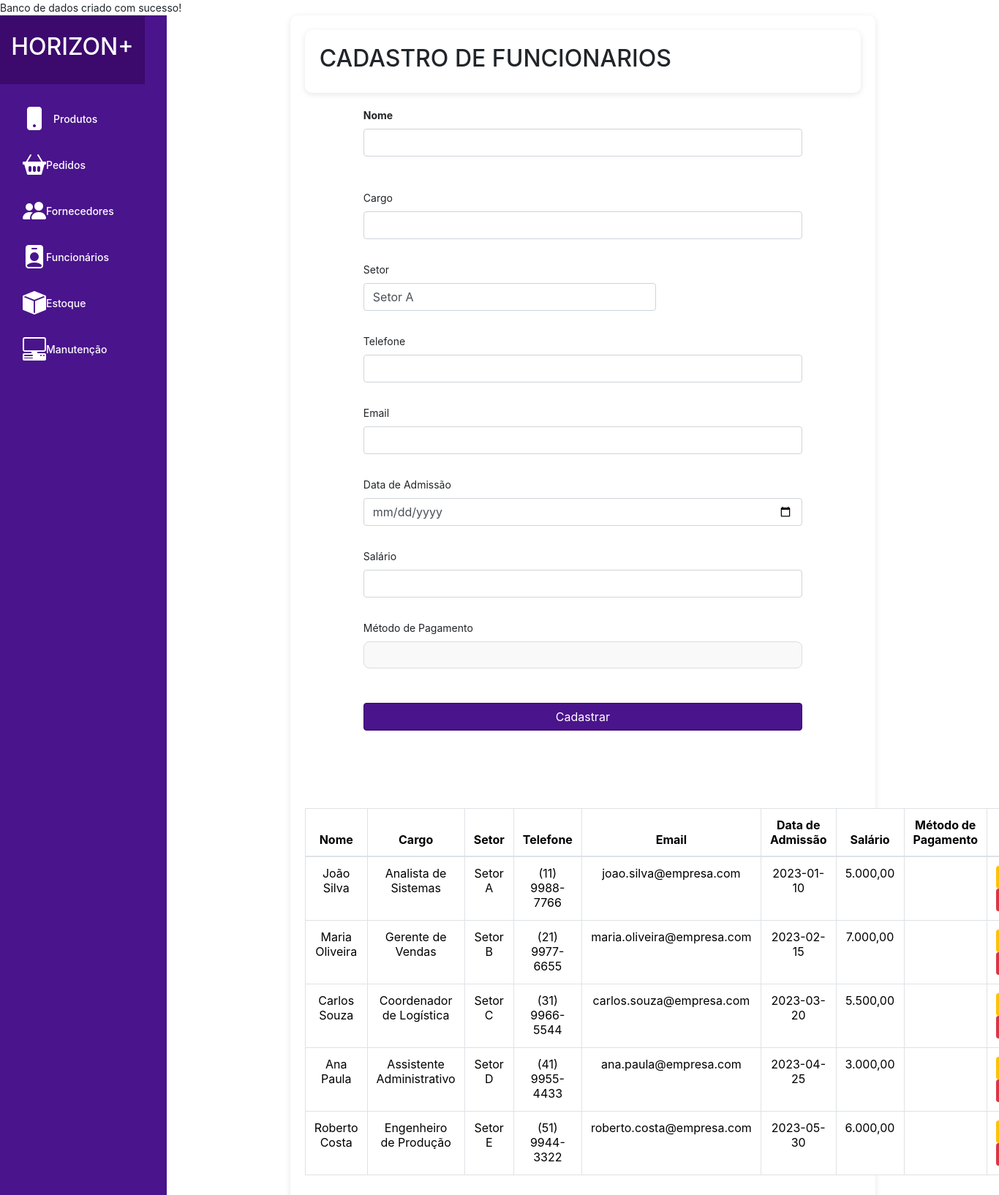
The app's page /funcionarios.php, older data.
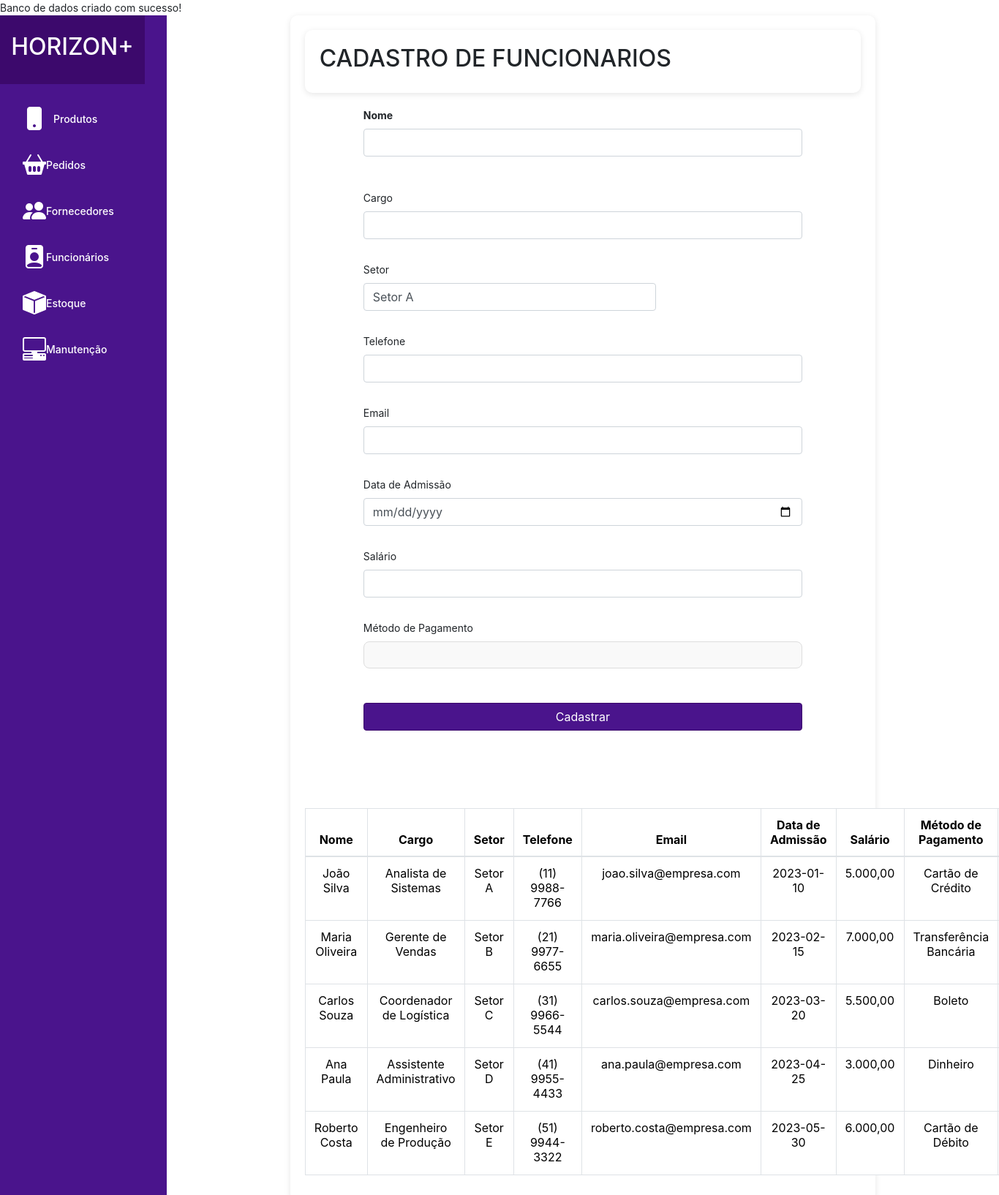
The same page, newer data.
### tables this page shows
CREATE TABLE IF NOT EXISTS funcionarios (
    funcionario_id INT(11) AUTO_INCREMENT PRIMARY KEY,
    nome VARCHAR(100) NOT NULL,
    cargo VARCHAR(50) NOT NULL,
    setor_id INT NOT NULL,
    telefone VARCHAR(20),
    email VARCHAR(100) NOT NULL,
    data_admissao DATE NOT NULL,
    salario VARCHAR(20),
    metodo_pagamento VARCHAR(500),
    FOREIGN KEY (setor_id) REFERENCES setores(setor_id)
);

CREATE TABLE IF NOT EXISTS setores (
    setor_id INT(11) AUTO_INCREMENT PRIMARY KEY,
    nome VARCHAR(100) NOT NULL,
    descricao TEXT
);

### funcionarios.php (the view, shortened to what this page needs)
<?php
include 'config.php';
$sql_setores = "SELECT * FROM setores";
$stmt_setores = $conn->prepare($sql_setores);
$stmt_setores->execute();
$result_setores = $stmt_setores->fetchAll(PDO::FETCH_ASSOC);
$sql_funcionarios = "SELECT f.funcionario_id, f.nome, f.cargo, s.nome AS setor, f.telefone, f.email, f.data_admissao, f.salario, f.metodo_pagamento
FROM funcionarios f
JOIN setores s ON f.setor_id = s.setor_id";
$stmt_funcionarios = $conn->prepare($sql_funcionarios);
$stmt_funcionarios->execute();
$result_funcionarios = $stmt_funcionarios->fetchAll(PDO::FETCH_ASSOC);
?>
<!DOCTYPE html>
<html lang="pt-br">
<head>
    <link rel="stylesheet" href="src/css/styles.css">
    <link href="https://cdn.jsdelivr.net/npm/bootstrap@5.3.3/dist/css/bootstrap.min.css" rel="stylesheet">
    <link href="https://stackpath.bootstrapcdn.com/bootstrap/4.5.2/css/bootstrap.min.css" rel="stylesheet">
    <link rel="stylesheet" href="https://cdnjs.cloudflare.com/ajax/libs/bootstrap-icons/1.10.3/font/bootstrap-icons.min.css">
    <link rel="stylesheet" href="src/css/styles.css">
</head>
<body>
    <body>
    <div class="container-fluid">
        <div class="row">
        <nav class="col-md-2 d-none d-md-block bg-purple sidebar">
                <div class="logo text-center py-4">
                    <h2>HORIZON+</h2>
                </div>
                <div class="sidebar-sticky">
                    <ul class="nav flex-column">
                        <li class="nav-item">
                            <a class="nav-link active" href="produtos.php">
                                <i class="bi bi-phone-fill icon-large"></i>
                                <span>Produtos</span>
                            </a>
                        </li>
                        <li class="nav-item"><a class="nav-link" href="pedidos.php"><i class="bi bi-basket2-fill icon-large"></i> Pedidos</a></li>
                        <li class="nav-item"><a class="nav-link" href="fornecedores.php"><i class="bi bi-people-fill icon-large"></i> Fornecedores</a></li>
                        <li class="nav-item"><a class="nav-link" href="funcionarios.php"><i class="bi bi-person-badge-fill icon-large"></i> Funcionários</a></li>
                        <li class="nav-item"><a class="nav-link" href="estoque.php"><i class="bi bi-box-fill icon-large"></i> Estoque</a></li>
                        <li class="nav-item"><a class="nav-link" href="manutencao.php"><i class="bi bi-pc-display-horizontal icon-large"></i> Manutenção</a></li>
                    </ul>
                </div>
            </nav>
            <main role="main" class="container">
                <div class="container">
                    <h1 class="h2">CADASTRO DE FUNCIONARIOS</h1>
                </div>
                <form method="POST" action="funcionarios.php">
                <div class="form-group">
                        <label for="nome" class="form-label">Nome</label>
                        <input type="text" class="form-control" id="nome" name="nome" required>
                    </div>
                <form class="" method="" action="">
                    <div class="mb-3">
                        <label for="cargo" class="form-label">Cargo</label>
                        <input type="text" class="form-control" id="cargo" name="cargo" required>
                    </div>
                    <div class="mb-3">
                        <label for="setor" class="form-label">Setor</label>
                        <select class="form-control" id="setor" name="setor" required>
                            <?php foreach ($result_setores as $setor) { ?>
                                <option value="<?= $setor['setor_id'] ?>"><?= $setor['nome'] ?></option>
                            <?php } ?>
                        </select>
                    </div>
                    <div class="mb-3">
    <label for="telefone" class="form-label">Telefone</label>
    <input type="text" class="form-control phone" id="telefone" name="telefone" required>
</div>
                    <div class="mb-3">
                        <label for="email" class="form-label">Email</label>
                        <input type="email" class="form-control" id="email" name="email" required>
                    </div>
                    <div class="mb-3">
                        <label for="admissao" class="form-label">Data de Admissão</label>
                        <input type="date" class="form-control" id="admissao" name="admissao" required>
                    </div>
                    <div class="mb-3">
    <label for="salario" class="form-label">Salário</label>
    <input type="text" class="form-control salary" id="salario" name="salario" required>
</div>
                    <div class="mb-3">
                        <label for="metodo_pagamento" class="form-label">Método de Pagamento</label>
                        <input class="text" id="metodo_pagamento" name="metodo_pagamento" required>
                    </div>
                    <button type="submit" class="btn btn-primary">Cadastrar</button>
                </form>
<h2 class="mt-5">Funcionários Cadastrados</h2>
<table class="table table-bordered">
   <thead>
       <tr>
           <th>Nome</th>
           <th>Cargo</th>
           <th>Setor</th>
           <th>Telefone</th>
           <th>Email</th>
           <th>Data de Admissão</th>
           <th>Salário</th>
           <th>Método de Pagamento</th>
           <th>Ações</th>
       </tr>
   </thead>
   <tbody>
       <?php foreach ($result_funcionarios as $funcionario) { ?>
           <tr>
               <td><?= htmlspecialchars($funcionario['nome']) ?></td>
               <td><?= htmlspecialchars($funcionario['cargo']) ?></td>
               <td><?= htmlspecialchars($funcionario['setor']) ?></td>
               <td><?= htmlspecialchars($funcionario['telefone']) ?></td>
               <td><?= htmlspecialchars($funcionario['email']) ?></td>
               <td><?= htmlspecialchars($funcionario['data_admissao']) ?></td>
               <td><?= htmlspecialchars(number_format($funcionario['salario'], 2, ',', '.')) ?></td>
               <td><?= htmlspecialchars($funcionario['metodo_pagamento']) ?></td>
               <td>
                   <a href="update_funcionarios.php?id=<?= $funcionario['funcionario_id'] ?>" class="btn btn-warning btn-sm">Alterar</a>
                   <a href="delete_funcionarios.php?id=<?= $funcionario['funcionario_id'] ?>" class="btn btn-danger btn-sm">Excluir</a>
               </td>
           </tr>
       <?php } ?>
   </tbody>
</table>
            </main>
        </div>
    </div>
</html>

### src/css/styles.css (style rules this page uses)
:root { --bg-purple: #4A148C; --depp-purple: #3c096c; --text-white: #fff; --font-size-logo: 1.5rem; --font-weight-bold: bold; --font-size-base: 0.875rem; --padding-top-sidebar: 0; --margin-bottom-logo: 20px; --icon-size-small: 16px; --icon-size-medium: 24px; --icon-size-large: 32px; }
body { font-size: var(--font-size-base); }
select { width: 400px !important; }
.sidebar { background-color: var(--bg-purple); height: auto; padding-top: var(--padding-top-sidebar); }
.sidebar .logo { position: relative; text-align: center; color: var(--text-white); font-size: var(--font-size-logo); font-weight: bolder; padding: 15px; margin: 0; margin-left: -15px; width: 100%; max-width: 100%; background-color: var(--deep-purple); }
.sidebar .nav-link { color: var(--text-white); font-weight: 500; display: flex; align-items: center; margin-top: 15px; }
.sidebar .nav-link.active { color: var(--text-white); }
.sidebar .nav-link span { margin-left: 10px; }
.sidebar-sticky { position: -webkit-sticky; position: sticky; top: 0; height: calc(100vh - 48px); padding-top: 0.5rem; overflow-x: hidden; overflow-y: auto; }
.form-group label { font-weight: var(--font-weight-bold); }
input { display: block; height: 37px; border: 1px solid #ccc; border-radius: 4px; padding: 4px 10px; }
.icon-large { font-size: var(--icon-size-large); }

### funcionarios.php (style rules this page uses)
:root { --bg-purple: #4A148C; --deep-purple: #3c096c; --text-white: #fff; --border-color: #ddd; }
.container { width: 100%; max-width: 800px; padding: 20px; background-color: white; box-shadow: 0 2px 8px rgba(0, 0, 0, 0.1); border-radius: 10px; margin-bottom: 20px; }
h2 { font-weight: 500; color: white; text-align: center; }
form { display: flex; flex-direction: column; gap: 15px; align-items: center; }
.form-group, .mb-3 { display: flex; flex-direction: column; width: 100%; max-width: 600px; text-align: left; }
input, select { padding: 10px; font-size: 1rem; border: 1px solid var(--border-color); border-radius: 8px; background-color: #f9f9f9; width: 100%; }
button { padding: 12px; font-size: 1rem; color: var(--text-white); background-color: var(--bg-purple); border: none; border-radius: 8px; cursor: pointer; font-weight: 500; transition: background-color 0.3s ease; width: 100%; max-width: 600px; margin-top: 20px; }
.btn-primary { margin-top: 2%; margin-left: 0%; width: 100%; background-color: var(--bg-purple); border-color: var(--depp-purple); }
.table { width: 100%; border-collapse: collapse; margin-top: 20px; }
th, td { padding: 14px; text-align: center; border: 1px solid var(--border-color); }
th { background-color: var(--bg-purple); color: var(--text-white); }
td { background-color: #f9f9f9; }

Row changes from the older to the newer data that the page shows:
changed funcionarios "João Silva": metodo_pagamento (not shown) → "Cartão de Crédito"
changed funcionarios "Maria Oliveira": metodo_pagamento (not shown) → "Transferência Bancária"
changed funcionarios "Carlos Souza": metodo_pagamento (not shown) → "Boleto"
changed funcionarios "Ana Paula": metodo_pagamento (not shown) → "Dinheiro"
changed funcionarios "Roberto Costa": metodo_pagamento (not shown) → "Cartão de Débito"
